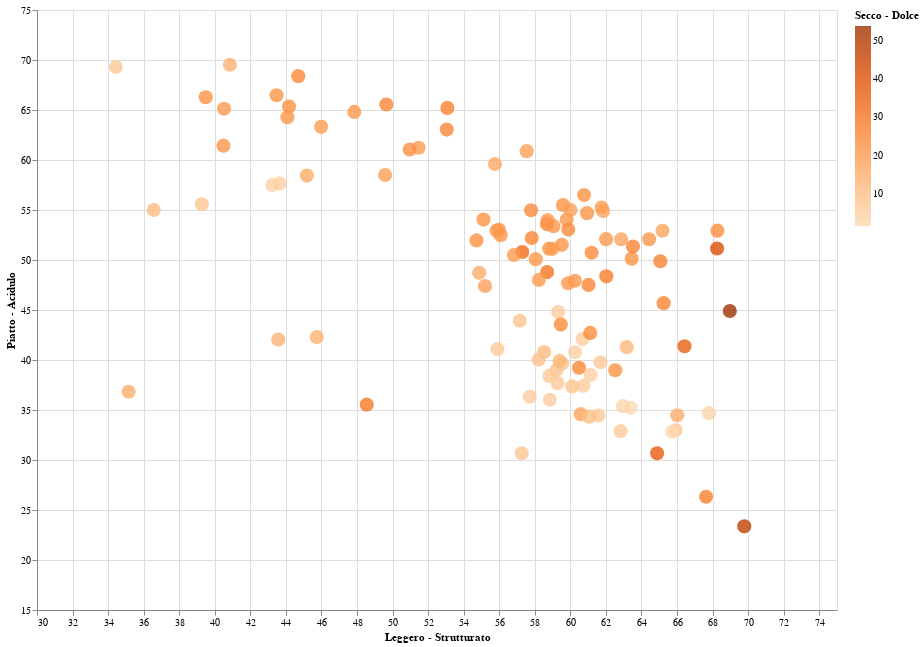

The cell this chart's notebook holds for it:
### Code cell
# Wine type mapped on structure characteristics

alt.Chart(types_aggr_w).mark_circle(opacity=0.8, size=200).encode(
    x=alt.X('legg_strutt:Q', title='Leggero - Strutturato', scale=alt.Scale(domain=[30, 75])),
    y=alt.Y('piatto_acid:Q', title='Piatto - Acidulo', scale=alt.Scale(domain=[15, 75])),
    color=alt.Color('secco_dolce:Q', title='Secco - Dolce', scale=alt.Scale(scheme='oranges')),
    tooltip=alt.Tooltip('wine_type:N', title='Wine Type')
).interactive().properties(
    width=800,
    height=600
)

### Figure 1 — Vega-Lite specification as saved in the notebook (floating-point values rounded to 4 significant figures)
{"config": {"view": {"continuousWidth": 400, "continuousHeight": 300}}, "data": {"name": "data-613cc5814877049424b5244e7d51bd75"}, "mark": {"type": "circle", "opacity": 0.8, "size": 200}, "encoding": {"color": {"field": "secco_dolce", "scale": {"scheme": "oranges"}, "title": "Secco - Dolce", "type": "quantitative"}, "tooltip": {"field": "wine_type", "title": "Wine Type", "type": "nominal"}, "x": {"field": "legg_strutt", "scale": {"domain": [30, 75]}, "title": "Leggero - Strutturato", "type": "quantitative"}, "y": {"field": "piatto_acid", "scale": {"domain": [15, 75]}, "title": "Piatto - Acidulo", "type": "quantitative"}}, "height": 600, "selection": {"selector003": {"type": "interval", "bind": "scales", "encodings": ["x", "y"]}}, "width": 800, "$schema": "https://vega.github.io/schema/vega-lite/v4.17.0.json", "datasets": {"data-613cc5814877049424b5244e7d51bd75": [{"wine_type": "Albana", "avg_review": 3.9, "num_review": 37.0, "price": 14.2, "year": 2020.0, "legg_strutt": 58.68, "secco_dolce": 26.7, "piatto_acid": 53.59}, {"wine_type": "Ansonica", "avg_review": 3.85, "num_review": 208.2, "price": 15.27, "year": 2020.0, "legg_strutt": 57.16, "secco_dolce": 8.625, "piatto_acid": 43.92}, {"wine_type": "Arneis", "avg_review": 3.856, "num_review": 217.4, "price": 15.57, "year": 2019.0, "legg_strutt": 59.52, "secco_dolce": 21.77, "piatto_acid": 51.52}, {"wine_type": "Arvine", "avg_review": 3.9, "num_review": 25.0, "price": 15.5, "year": 2019.0, "legg_strutt": 59.59, "secco_dolce": 22.2, "piatto_acid": 55.5}, {"wine_type": "Bellone", "avg_review": 4.0, "num_review": 107.3, "price": 23.32, "year": 2018.0, "legg_strutt": 57.54, "secco_dolce": 18.83, "piatto_acid": 60.89}, {"wine_type": "Biancolella", "avg_review": 3.96, "num_review": 69.2, "price": 15.19, "year": 2020.0, "legg_strutt": 58.53, "secco_dolce": 10.77, "piatto_acid": 40.8}, {"wine_type": "Bombino Bianco", "avg_review": 3.8, "num_review": 133.0, "price": 16.94, "year": 2019.0, "legg_strutt": 55.9, "secco_dolce": 7.116, "piatto_acid": 41.1}, {"wine_type": "Bronner", "avg_review": 3.8, "num_review": 70.0, "price": 21.25, "year": 2018.0, "legg_strutt": 55.98, "secco_dolce": 22.76, "piatto_acid": 53.02}, {"wine_type": "Cabernet Sauvignon", "avg_review": 4.1, "num_review": 172.0, "price": 14.9, "year": 2018.0, "legg_strutt": 60.11, "secco_dolce": 8.282, "piatto_acid": 37.36}, {"wine_type": "Carricante", "avg_review": 3.935, "num_review": 179.0, "price": 24.95, "year": 2019.0, "legg_strutt": 60.27, "secco_dolce": 4.54, "piatto_acid": 40.77}, {"wine_type": "Catarratto Bianco", "avg_review": 3.893, "num_review": 114.1, "price": 15.25, "year": 2019.0, "legg_strutt": 59.22, "secco_dolce": 8.798, "piatto_acid": 39.01}, {"wine_type": "Chardonnay", "avg_review": 4.046, "num_review": 225.3, "price": 37.58, "year": 2018.0, "legg_strutt": 59.87, "secco_dolce": 20.99, "piatto_acid": 47.68}, {"wine_type": "Coda di Volpe Biancha", "avg_review": 3.9, "num_review": 65.33, "price": 12.83, "year": 2019.0, "legg_strutt": 63.17, "secco_dolce": 11.93, "piatto_acid": 41.28}, {"wine_type": "Cortese", "avg_review": 3.91, "num_review": 149.6, "price": 16.31, "year": 2018.0, "legg_strutt": 34.44, "secco_dolce": 7.2, "piatto_acid": 69.3}, {"wine_type": "Dolcetto", "avg_review": 4.2, "num_review": 130.0, "price": 19.93, "year": 2020.0, "legg_strutt": 62.02, "secco_dolce": 27.9, "piatto_acid": 48.36}, {"wine_type": "Dorona di Venezia", "avg_review": 4.1, "num_review": 35.5, "price": 335.0, "year": 2016.0, "legg_strutt": 65.06, "secco_dolce": 26.38, "piatto_acid": 49.88}, {"wine_type": "Erbaluce", "avg_review": 4.02, "num_review": 88.4, "price": 18.3, "year": 2018.0, "legg_strutt": 61.02, "secco_dolce": 26.07, "piatto_acid": 47.51}, {"wine_type": "Falanghina", "avg_review": 3.884, "num_review": 120.5, "price": 15.22, "year": 2019.0, "legg_strutt": 60.73, "secco_dolce": 6.496, "piatto_acid": 37.42}, {"wine_type": "Famoso", "avg_review": 3.8, "num_review": 360.0, "price": 9.8, "year": 2020.0, "legg_strutt": 40.49, "secco_dolce": 21.47, "piatto_acid": 61.43}, {"wine_type": "Favorita", "avg_review": 3.8, "num_review": 42.75, "price": 11.82, "year": 2019.0, "legg_strutt": 58.06, "secco_dolce": 20.92, "piatto_acid": 50.09}, {"wine_type": "Fiano", "avg_review": 3.902, "num_review": 160.3, "price": 18.11, "year": 2018.0, "legg_strutt": 61.69, "secco_dolce": 6.665, "piatto_acid": 39.78}, {"wine_type": "Forastera", "avg_review": 3.9, "num_review": 40.0, "price": 17.5, "year": 2019.0, "legg_strutt": 62.83, "secco_dolce": 6.275, "piatto_acid": 32.88}, {"wine_type": "Friulano", "avg_review": 3.974, "num_review": 72.65, "price": 22.11, "year": 2018.0, "legg_strutt": 63.45, "secco_dolce": 22.25, "piatto_acid": 50.13}, {"wine_type": "Garganega", "avg_review": 3.912, "num_review": 270.1, "price": 20.54, "year": 2018.0, "legg_strutt": 39.27, "secco_dolce": 8.441, "piatto_acid": 55.57}, {"wine_type": "Garnacha Blanca", "avg_review": 3.9, "num_review": 38.0, "price": 18.46, "year": 2016.0, "legg_strutt": 67.63, "secco_dolce": 27.27, "piatto_acid": 26.32}, {"wine_type": "Gewürztraminer", "avg_review": 4.074, "num_review": 145.6, "price": 27.13, "year": 2019.0, "legg_strutt": 64.88, "secco_dolce": 37.1, "piatto_acid": 30.67}, {"wine_type": "Golden Muscat", "avg_review": 4.1, "num_review": 115.0, "price": 11.28, "year": 2019.0, "legg_strutt": 57.3, "secco_dolce": 32.68, "piatto_acid": 50.8}, {"wine_type": "Grecanico", "avg_review": 3.917, "num_review": 343.2, "price": 14.47, "year": 2019.0, "legg_strutt": 58.85, "secco_dolce": 5.6, "piatto_acid": 36.02}, {"wine_type": "Grechetto", "avg_review": 3.867, "num_review": 128.0, "price": 18.29, "year": 2019.0, "legg_strutt": 47.84, "secco_dolce": 20.98, "piatto_acid": 64.81}, {"wine_type": "Greco", "avg_review": 3.89, "num_review": 239.1, "price": 16.3, "year": 2018.0, "legg_strutt": 60.68, "secco_dolce": 6.339, "piatto_acid": 42.1}, {"wine_type": "Greco Bianco", "avg_review": 3.844, "num_review": 98.56, "price": 14.92, "year": 2018.0, "legg_strutt": 61.14, "secco_dolce": 4.419, "piatto_acid": 38.51}, {"wine_type": "Grillo", "avg_review": 3.891, "num_review": 145.7, "price": 13.62, "year": 2019.0, "legg_strutt": 59.54, "secco_dolce": 8.438, "piatto_acid": 39.66}, {"wine_type": "Grüner Veltliner", "avg_review": 3.893, "num_review": 89.93, "price": 17.17, "year": 2018.0, "legg_strutt": 59.79, "secco_dolce": 20.95, "piatto_acid": 54.03}, {"wine_type": "Incrocio Manzoni", "avg_review": 4.0, "num_review": 31.0, "price": 14.7, "year": 2017.0, "legg_strutt": 61.12, "secco_dolce": 24.38, "piatto_acid": 42.71}, {"wine_type": "Inzolia", "avg_review": 3.85, "num_review": 118.2, "price": 13.98, "year": 2020.0, "legg_strutt": 61.58, "secco_dolce": 7.077, "piatto_acid": 34.44}, {"wine_type": "Kerner", "avg_review": 4.017, "num_review": 136.4, "price": 17.7, "year": 2019.0, "legg_strutt": 60.94, "secco_dolce": 22.08, "piatto_acid": 54.68}, {"wine_type": "Macertino", "avg_review": 3.8, "num_review": 35.0, "price": 21.65, "year": 2018.0, "legg_strutt": 44.7, "secco_dolce": 25.2, "piatto_acid": 68.38}, {"wine_type": "Malvasia", "avg_review": 3.975, "num_review": 64.17, "price": 26.92, "year": 2017.0, "legg_strutt": 60.25, "secco_dolce": 21.2, "piatto_acid": 47.92}, {"wine_type": "Malvasia Bianca Lunga", "avg_review": 4.0, "num_review": 59.0, "price": 12.64, "year": 2017.0, "legg_strutt": 63.4, "secco_dolce": 1.957, "piatto_acid": 35.22}, {"wine_type": "Malvasia di Candia Aromatica", "avg_review": 4.15, "num_review": 81.0, "price": 25.04, "year": 2018.0, "legg_strutt": 65.25, "secco_dolce": 26.34, "piatto_acid": 45.69}, {"wine_type": "Manzoni Bianco", "avg_review": 4.0, "num_review": 52.0, "price": 18.0, "year": 2018.0, "legg_strutt": 62.86, "secco_dolce": 17.43, "piatto_acid": 52.08}, {"wine_type": "Merlot", "avg_review": 3.9, "num_review": 65.5, "price": 13.34, "year": 2018.0, "legg_strutt": 55.84, "secco_dolce": 20.41, "piatto_acid": 52.94}, {"wine_type": "Minella Bianca", "avg_review": 3.8, "num_review": 94.0, "price": 15.29, "year": 2019.0, "legg_strutt": 57.26, "secco_dolce": 7.911, "piatto_acid": 30.68}, {"wine_type": "Minutolo", "avg_review": 4.0, "num_review": 55.0, "price": 14.9, "year": 2020.0, "legg_strutt": 59.39, "secco_dolce": 11.83, "piatto_acid": 39.91}, {"wine_type": "Miscela", "avg_review": 4.033, "num_review": 147.8, "price": 36.9, "year": 2018.0, "legg_strutt": 56.83, "secco_dolce": 20.48, "piatto_acid": 50.5}, {"wine_type": "Moscato", "avg_review": 4.0, "num_review": 81.17, "price": 12.34, "year": 2020.0, "legg_strutt": 48.55, "secco_dolce": 29.85, "piatto_acid": 35.54}, {"wine_type": "Moscato Bianco", "avg_review": 3.917, "num_review": 132.8, "price": 15.36, "year": 2019.0, "legg_strutt": 60.49, "secco_dolce": 25.33, "piatto_acid": 39.22}, {"wine_type": "Moscato Giallo", "avg_review": 4.036, "num_review": 80.73, "price": 14.19, "year": 2020.0, "legg_strutt": 58.7, "secco_dolce": 30.53, "piatto_acid": 48.79}, {"wine_type": "Muscat Blanc", "avg_review": 3.8, "num_review": 52.0, "price": 20.18, "year": 2020.0, "legg_strutt": 62.53, "secco_dolce": 22.5, "piatto_acid": 38.97}, {"wine_type": "Muscat of Alexandria", "avg_review": 4.0, "num_review": 586.0, "price": 12.44, "year": 2020.0, "legg_strutt": 60.59, "secco_dolce": 17.83, "piatto_acid": 34.58}, {"wine_type": "Müller-Thurgau", "avg_review": 3.859, "num_review": 109.5, "price": 14.77, "year": 2019.0, "legg_strutt": 35.15, "secco_dolce": 14.55, "piatto_acid": 36.82}, {"wine_type": "Nascetta", "avg_review": 3.817, "num_review": 138.8, "price": 17.62, "year": 2019.0, "legg_strutt": 58.22, "secco_dolce": 20.18, "piatto_acid": 48.01}, {"wine_type": "Nasco", "avg_review": 4.3, "num_review": 54.0, "price": 34.5, "year": 2015.0, "legg_strutt": 69.78, "secco_dolce": 47.6, "piatto_acid": 23.37}, {"wine_type": "Nebbiolo", "avg_review": 3.95, "num_review": 86.0, "price": 21.4, "year": 2020.0, "legg_strutt": 61.2, "secco_dolce": 24.37, "piatto_acid": 50.73}, {"wine_type": "Negroamaro", "avg_review": 3.8, "num_review": 72.0, "price": 13.0, "year": 2019.0, "legg_strutt": 58.22, "secco_dolce": 8.932, "piatto_acid": 40.04}, {"wine_type": "Nerello Mascalese", "avg_review": 3.85, "num_review": 77.0, "price": 16.75, "year": 2020.0, "legg_strutt": 59.32, "secco_dolce": 5.964, "piatto_acid": 44.79}, {"wine_type": "Nero d'Avola", "avg_review": 3.8, "num_review": 36.0, "price": 9.35, "year": 2019.0, "legg_strutt": 62.96, "secco_dolce": 3.492, "piatto_acid": 35.38}, {"wine_type": "Nosiola", "avg_review": 3.9, "num_review": 80.67, "price": 24.12, "year": 2018.0, "legg_strutt": 56.09, "secco_dolce": 20.57, "piatto_acid": 52.47}, {"wine_type": "Nuragus", "avg_review": 3.85, "num_review": 119.0, "price": 12.05, "year": 2020.0, "legg_strutt": 57.72, "secco_dolce": 5.764, "piatto_acid": 36.34}, {"wine_type": "Ortrugo", "avg_review": 4.2, "num_review": 570.0, "price": 27.9, "year": 2016.0, "legg_strutt": 68.27, "secco_dolce": 23.3, "piatto_acid": 52.93}, {"wine_type": "Pallagrello Bianco", "avg_review": 3.9, "num_review": 27.0, "price": 27.64, "year": 2018.0, "legg_strutt": 66.02, "secco_dolce": 14.99, "piatto_acid": 34.48}, {"wine_type": "Passerina", "avg_review": 3.94, "num_review": 89.6, "price": 10.59, "year": 2020.0, "legg_strutt": 40.52, "secco_dolce": 20.46, "piatto_acid": 65.13}, {"wine_type": "Pecorino", "avg_review": 3.95, "num_review": 142.8, "price": 18.71, "year": 2020.0, "legg_strutt": 49.58, "secco_dolce": 18.83, "piatto_acid": 58.5}, {"wine_type": "Pelaverga", "avg_review": 3.9, "num_review": 42.0, "price": 11.9, "year": 2019.0, "legg_strutt": 60.01, "secco_dolce": 18.82, "piatto_acid": 55.0}, {"wine_type": "Petit Manseng", "avg_review": 4.133, "num_review": 67.67, "price": 28.93, "year": 2019.0, "legg_strutt": 68.26, "secco_dolce": 40.99, "piatto_acid": 51.15}, {"wine_type": "Petite Arvine", "avg_review": 4.071, "num_review": 143.7, "price": 25.26, "year": 2019.0, "legg_strutt": 61.85, "secco_dolce": 16.77, "piatto_acid": 54.89}, {"wine_type": "Picolit", "avg_review": 4.5, "num_review": 36.0, "price": 59.2, "year": 2011.0, "legg_strutt": 68.97, "secco_dolce": 53.94, "piatto_acid": 44.91}, {"wine_type": "Pigato", "avg_review": 3.867, "num_review": 55.33, "price": 17.95, "year": 2018.0, "legg_strutt": 57.83, "secco_dolce": 26.07, "piatto_acid": 52.2}, {"wine_type": "Pinot Blanc", "avg_review": 3.895, "num_review": 138.5, "price": 17.58, "year": 2019.0, "legg_strutt": 43.24, "secco_dolce": 4.633, "piatto_acid": 57.51}, {"wine_type": "Pinot Grigio", "avg_review": 3.914, "num_review": 137.5, "price": 17.68, "year": 2019.0, "legg_strutt": 43.57, "secco_dolce": 13.99, "piatto_acid": 42.05}, {"wine_type": "Pinot Gris", "avg_review": 3.983, "num_review": 226.3, "price": 17.57, "year": 2019.0, "legg_strutt": 45.74, "secco_dolce": 13.99, "piatto_acid": 42.29}, {"wine_type": "Pinot Noir", "avg_review": 3.9, "num_review": 132.0, "price": 31.0, "year": 2019.0, "legg_strutt": 61.76, "secco_dolce": 19.6, "piatto_acid": 55.25}, {"wine_type": "Prié", "avg_review": 3.9, "num_review": 160.8, "price": 21.57, "year": 2019.0, "legg_strutt": 55.76, "secco_dolce": 16.11, "piatto_acid": 59.59}, {"wine_type": "Procanico", "avg_review": 3.9, "num_review": 217.0, "price": 6.9, "year": 2020.0, "legg_strutt": 39.49, "secco_dolce": 22.75, "piatto_acid": 66.28}, {"wine_type": "Ribolla Gialla", "avg_review": 3.97, "num_review": 132.5, "price": 53.09, "year": 2016.0, "legg_strutt": 58.81, "secco_dolce": 22.34, "piatto_acid": 51.13}, {"wine_type": "Riesling", "avg_review": 3.931, "num_review": 78.96, "price": 20.36, "year": 2018.0, "legg_strutt": 57.79, "secco_dolce": 24.42, "piatto_acid": 54.97}, {"wine_type": "Riesling Renano", "avg_review": 4.0, "num_review": 121.8, "price": 24.61, "year": 2018.0, "legg_strutt": 60.77, "secco_dolce": 22.0, "piatto_acid": 56.49}, {"wine_type": "Roscetto", "avg_review": 3.95, "num_review": 103.0, "price": 18.55, "year": 2016.0, "legg_strutt": 53.08, "secco_dolce": 26.98, "piatto_acid": 65.21}, {"wine_type": "Rossese Bianco", "avg_review": 3.8, "num_review": 49.0, "price": 16.7, "year": 2019.0, "legg_strutt": 65.18, "secco_dolce": 17.44, "piatto_acid": 52.93}, {"wine_type": "Sangiovese", "avg_review": 3.867, "num_review": 96.0, "price": 13.67, "year": 2019.0, "legg_strutt": 43.47, "secco_dolce": 21.66, "piatto_acid": 66.48}, {"wine_type": "Sauvignon Blanc", "avg_review": 4.005, "num_review": 124.1, "price": 25.01, "year": 2018.0, "legg_strutt": 59.05, "secco_dolce": 21.36, "piatto_acid": 53.38}, {"wine_type": "Scimiscia", "avg_review": 3.8, "num_review": 35.0, "price": 16.8, "year": 2018.0, "legg_strutt": 58.99, "secco_dolce": 20.12, "piatto_acid": 51.12}, {"wine_type": "Semidano", "avg_review": 3.8, "num_review": 32.0, "price": 18.33, "year": 2017.0, "legg_strutt": 65.92, "secco_dolce": 8.123, "piatto_acid": 32.98}, {"wine_type": "Silvaner", "avg_review": 3.8, "num_review": 66.0, "price": 13.7, "year": 2019.0, "legg_strutt": 59.88, "secco_dolce": 24.39, "piatto_acid": 53.04}, {"wine_type": "Soave", "avg_review": 4.1, "num_review": 69.0, "price": 95.0, "year": 2018.0, "legg_strutt": 36.57, "secco_dolce": 10.72, "piatto_acid": 55.0}, {"wine_type": "Sylvaner", "avg_review": 3.917, "num_review": 100.3, "price": 19.4, "year": 2018.0, "legg_strutt": 58.72, "secco_dolce": 21.59, "piatto_acid": 53.98}, {"wine_type": "Sémillon", "avg_review": 4.2, "num_review": 610.0, "price": 21.9, "year": 2020.0, "legg_strutt": 44.08, "secco_dolce": 21.57, "piatto_acid": 64.27}, {"wine_type": "Timorasso", "avg_review": 4.032, "num_review": 124.1, "price": 36.56, "year": 2018.0, "legg_strutt": 64.43, "secco_dolce": 21.04, "piatto_acid": 52.08}, {"wine_type": "Tocai Friulano", "avg_review": 4.06, "num_review": 83.8, "price": 25.62, "year": 2017.0, "legg_strutt": 63.52, "secco_dolce": 25.7, "piatto_acid": 51.35}, {"wine_type": "Torbato", "avg_review": 3.75, "num_review": 158.5, "price": 11.57, "year": 2019.0, "legg_strutt": 59.29, "secco_dolce": 6.896, "piatto_acid": 37.68}, {"wine_type": "Traminer", "avg_review": 4.1, "num_review": 36.0, "price": 7.5, "year": 2020.0, "legg_strutt": 59.46, "secco_dolce": 24.42, "piatto_acid": 43.54}, {"wine_type": "Trebbiano", "avg_review": 3.961, "num_review": 217.6, "price": 25.59, "year": 2018.0, "legg_strutt": 55.12, "secco_dolce": 22.23, "piatto_acid": 54.04}, {"wine_type": "Trebbiano D'Abruzzo", "avg_review": 3.9, "num_review": 28.0, "price": 9.0, "year": 2019.0, "legg_strutt": 65.73, "secco_dolce": 1.585, "piatto_acid": 32.83}, {"wine_type": "Trebbiano Giallo", "avg_review": 4.2, "num_review": 703.0, "price": 88.0, "year": 2017.0, "legg_strutt": 49.65, "secco_dolce": 25.56, "piatto_acid": 65.55}, {"wine_type": "Trebbiano Spoletino", "avg_review": 4.05, "num_review": 31.0, "price": 18.95, "year": 2019.0, "legg_strutt": 40.85, "secco_dolce": 14.03, "piatto_acid": 69.53}, {"wine_type": "Trebbiano Toscano", "avg_review": 4.15, "num_review": 37.5, "price": 69.0, "year": 2018.0, "legg_strutt": 51.47, "secco_dolce": 19.59, "piatto_acid": 61.23}, {"wine_type": "Verdeca", "avg_review": 3.8, "num_review": 125.6, "price": 12.45, "year": 2019.0, "legg_strutt": 58.82, "secco_dolce": 6.603, "piatto_acid": 38.41}, {"wine_type": "Verdejo", "avg_review": 4.3, "num_review": 54.0, "price": 26.58, "year": 2015.0, "legg_strutt": 53.05, "secco_dolce": 25.15, "piatto_acid": 63.04}, {"wine_type": "Verdicchio", "avg_review": 3.928, "num_review": 155.6, "price": 20.44, "year": 2018.0, "legg_strutt": 50.96, "secco_dolce": 23.04, "piatto_acid": 61.05}, {"wine_type": "Verduzzo", "avg_review": 3.7, "num_review": 86.0, "price": 17.69, "year": 2017.0, "legg_strutt": 54.72, "secco_dolce": 22.83, "piatto_acid": 51.96}, {"wine_type": "Vermentino", "avg_review": 3.941, "num_review": 170.4, "price": 20.6, "year": 2019.0, "legg_strutt": 54.88, "secco_dolce": 15.25, "piatto_acid": 48.72}, {"wine_type": "Vernaccia", "avg_review": 3.95, "num_review": 100.5, "price": 17.61, "year": 2019.0, "legg_strutt": 44.18, "secco_dolce": 22.9, "piatto_acid": 65.35}, {"wine_type": "Vernaccia di Oristano", "avg_review": 3.8, "num_review": 213.0, "price": 35.7, "year": 2004.0, "legg_strutt": 67.8, "secco_dolce": 3.177, "piatto_acid": 34.68}, {"wine_type": "Vernaccia di San Gimignano", "avg_review": 3.94, "num_review": 140.9, "price": 15.44, "year": 2019.0, "legg_strutt": 45.98, "secco_dolce": 19.93, "piatto_acid": 63.31}, {"wine_type": "Vespaiola", "avg_review": 3.9, "num_review": 26.0, "price": 12.8, "year": 2019.0, "legg_strutt": 45.18, "secco_dolce": 15.64, "piatto_acid": 58.44}, {"wine_type": "Viognier", "avg_review": 3.945, "num_review": 97.45, "price": 14.97, "year": 2019.0, "legg_strutt": 55.2, "secco_dolce": 18.71, "piatto_acid": 47.4}, {"wine_type": "Vitovska", "avg_review": 4.05, "num_review": 117.2, "price": 41.82, "year": 2017.0, "legg_strutt": 62.01, "secco_dolce": 20.47, "piatto_acid": 52.08}, {"wine_type": "Weissburgunder", "avg_review": 3.989, "num_review": 150.8, "price": 35.94, "year": 2017.0, "legg_strutt": 43.65, "secco_dolce": 4.627, "piatto_acid": 57.66}, {"wine_type": "Yellow Muscat", "avg_review": 3.9, "num_review": 34.0, "price": 12.4, "year": 2019.0, "legg_strutt": 66.42, "secco_dolce": 36.08, "piatto_acid": 41.37}, {"wine_type": "Zibibbo", "avg_review": 3.993, "num_review": 116.1, "price": 16.75, "year": 2019.0, "legg_strutt": 61.07, "secco_dolce": 9.677, "piatto_acid": 34.33}]}}
